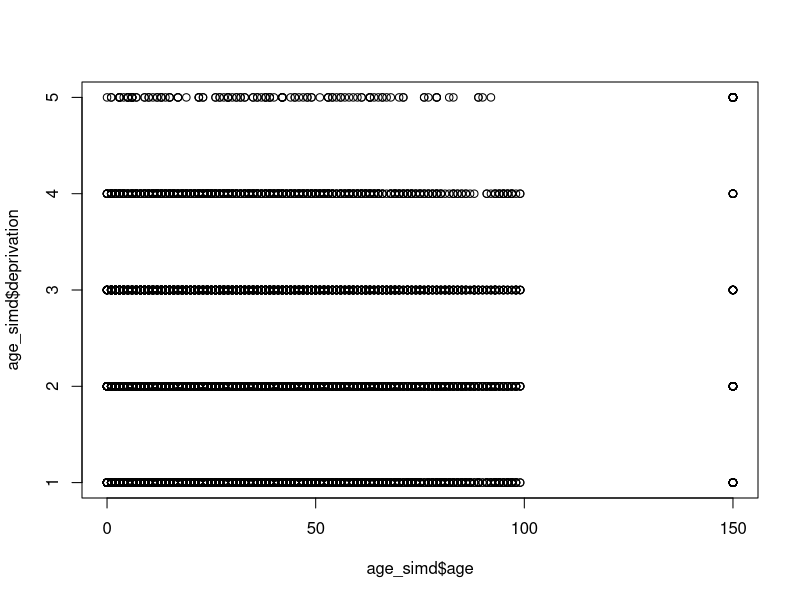

The R source for this figure:
## ---- chunk 1
knitr::opts_chunk$set(echo = TRUE)
## ---- chunk 2
library(tidyverse)
library(readr)
library(tidyr)
library(dplyr)
library(here)
## ---- chunk 3
age_simd <- read_csv("input-data/raw/population_demographics.csv")
head(age_simd)
summary(age_simd)
## some useful commands to visually inspect the data
View(age_simd) #allows to view the data
glimpse(age_simd) #displays variables and some entries
plot(age_simd$age,age_simd$deprivation)
## ---- chunk 4
age_flr_150 <- filter(age_simd, age<150)
summary(age_flr_150)

## ---- chunk 5
fltr_age_simd <- filter(age_flr_150, !is.na(deprivation))
summary(fltr_age_simd)
